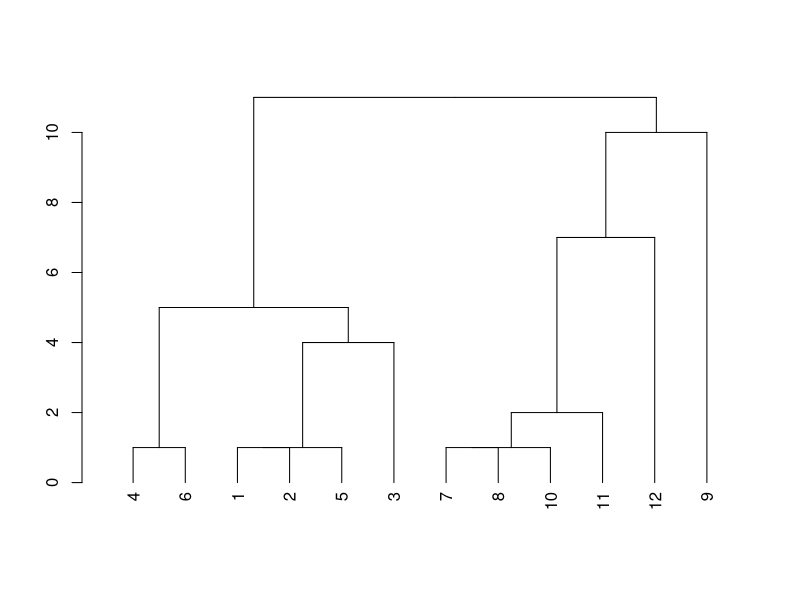

Generate this figure with R:
a <- list()
a$merge <- matrix(c(-1, -2,
                    1,  -5,
                    -4, -6,
                    -7, -8,
		    4, -10,
		    5, -11,
                    2, -3,
		    3, 7,
		    6, -12,
		    9, -9,
		    8, 10), nc=2, byrow=TRUE )
a$height <- c(1, 1, 1, 1, 1, 2, 4, 5, 7, 10, 11)
a$order <- 1:12
a$labels <- 1:12 # LETTERS[1:6]
class(a) <- "hclust"
plot(as.dendrogram(a))
